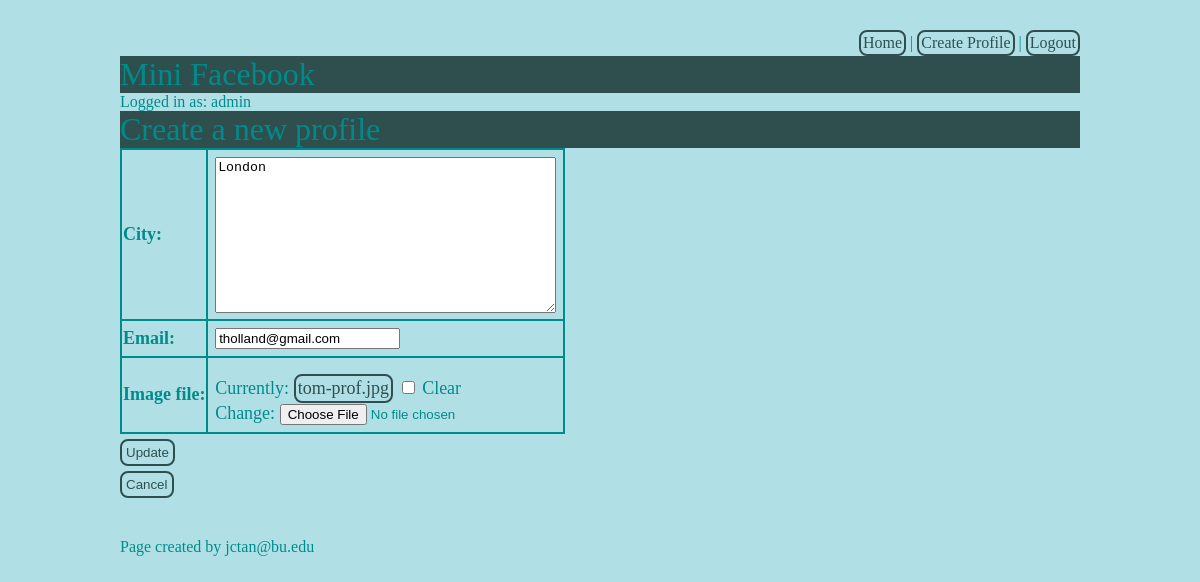
Before: /mini_fb/profile/update (signed in) with the older database file.
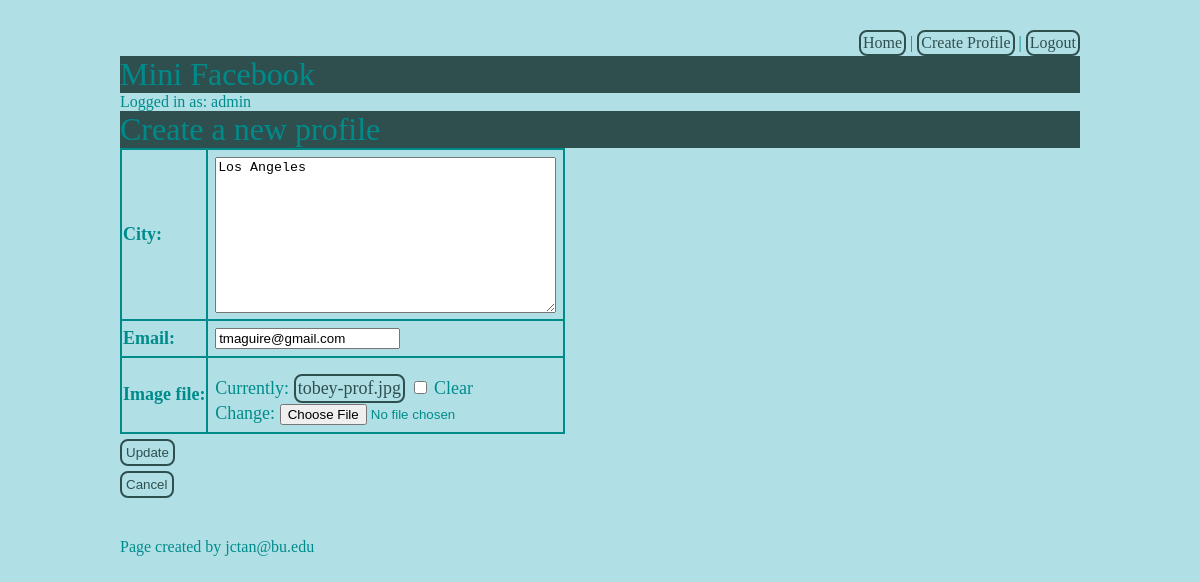
After: the same page with the newer database file.
### mini_fb/models.py (models this page shows, shortened)
class Profile(models.Model):
    first_name = models.TextField(blank=False)
    last_name = models.TextField(blank=False)
    city = models.TextField(blank=False)
    email = models.EmailField(blank=False)
    image_file = models.ImageField(blank=True) # profile pic not required
    user = models.ForeignKey(User, on_delete=models.CASCADE)

### mini_fb/views.py (the view)
# urls.py: path('profile/update', UpdateProfileView.as_view(), name="update_profile"),
class UpdateProfileView(CustomLoginRequiredMixin, UpdateView):
    model = Profile
    form_class = UpdateProfileForm
    template_name = 'mini_fb/update_profile_form.html'
    def get_object(self):
        profiles = Profile.objects.filter(user=self.request.user)
        return profiles[0]

### mini_fb/forms.py
class UpdateProfileForm(forms.ModelForm):
    class Meta:
        model = Profile
        fields = ['city', 'email', 'image_file']

### mini_fb/templates/mini_fb/update_profile_form.html (shortened to what this page needs)
{% extends 'mini_fb/base.html' %}
{% block content %}
    <h1>Create a new profile</h1>
    <form action="{% url 'update_profile' %}" method="POST" enctype="multipart/form-data">
        <table>
            {{form.as_table}}
        </table>
        <input type="submit" name="submit" value="Update"> <br>
        <form action="{% url 'show_profile' profile.pk %}" method="GET">
            <input type="submit" value="Cancel">
        </form>
    </form>
{% endblock %}

Changed rows visible on the page:
no longer on this page (row edited): Profile: city "London", email "tholland@gmail.com"
now on this page (row unchanged): Profile: city "Los Angeles", email "tmaguire@gmail.com"
Other visible differences:
text no longer shown: "City: Email: Image file: Currently: tom-prof.jpg Clear Change:"
text now shown: "City: Email: Image file: Currently: tobey-prof.jpg Clear Change:"
